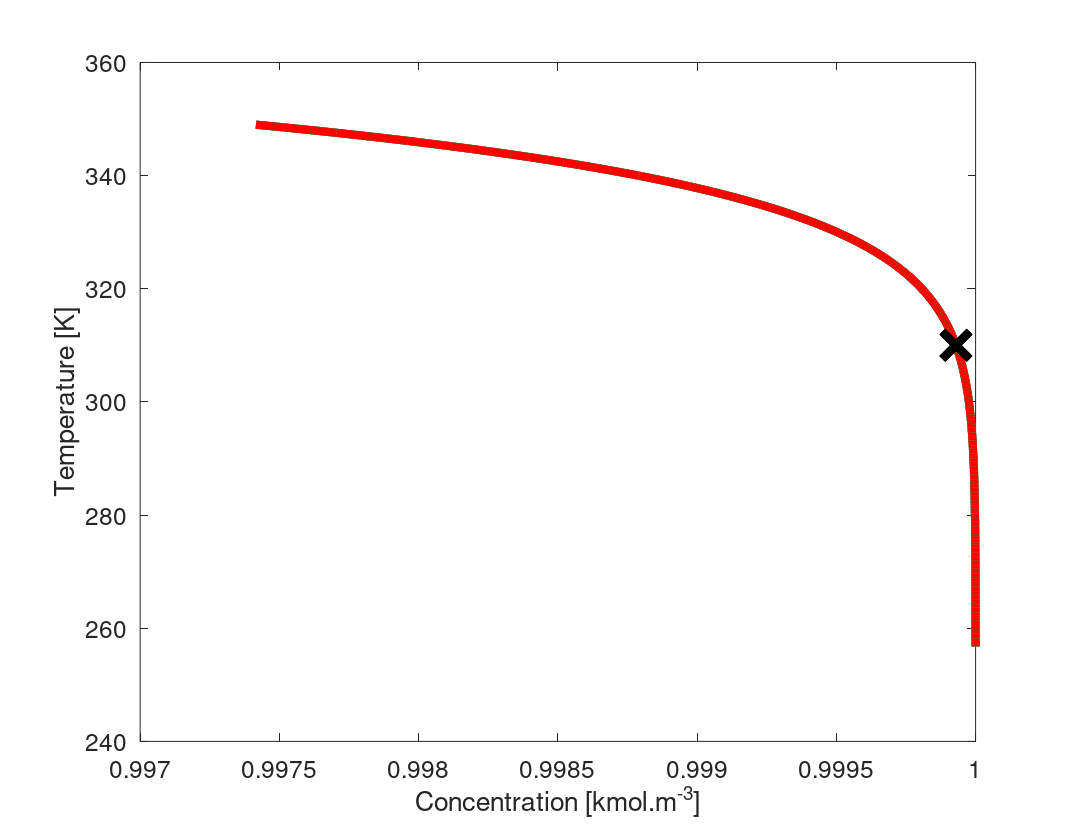

Here is the MATLAB script that generated this plot:
% Du reactor linearisation
clear all
close all
clc
format short
options = optimset('Display','off');

%% Specify the reactor parameters
V = 0.1; %m3 
R = 8.314; %kJ/kmol.K
CA0 = 1.0; %kmol/m3
TA0 = 310.0; %K
Q = 0.0; %kJ/min
dH = -4.78e4; %kJ/kmol
k0 = 72.0e8; %1/min
E = 8.314e4; %kJ/kmol
Cp = 0.239; %kJ/kgK
rho = 1000.0; %kg/m3
F = 100e-3; %m3/min
            
%% Critical points for different Q            
N = 200;
Qs = linspace(-1272.0, 920.0, N); % move in the range -22kW to 15 kW
xss1 = zeros(N, 2);
xss2 = zeros(N, 2);
xss3 = zeros(N, 2);

Q = Qs(1);
% x(1) = CA
% x(2) = TR
sys = @(t, x) [F/V*CA0 - (F/V + k0*exp(-E/(R*x(2))))*x(1);
                F/V*TA0 - F/V*x(2) - dH/(rho*Cp)*k0*exp(-E/(R*x(2)))*x(1)+Q/(rho*Cp*V)];

guess1 = [0.999, 289.];
guess2 = [0.418, 405.];
guess3 = [0.0115, 486.7];
[xss1t, ~] = fsolve(@(x) sys(1.0, x), guess1, options);
[xss2t, ~] = fsolve(@(x) sys(1.0, x), guess2, options);
[xss3t, ~] = fsolve(@(x) sys(1.0, x), guess3, options);
xss1(1, :) = xss1t;
xss2(1, :) = xss2t;
xss3(1, :) = xss3t;

for k=2:1:N
    Q = Qs(k);
    sys = @(t, x) [F/V*CA0 - (F/V + k0*exp(-E/(R*x(2))))*x(1);
                    F/V*TA0 - F/V*x(2) - dH/(rho*Cp)*k0*exp(-E/(R*x(2)))*x(1)+Q/(rho*Cp*V)];
    guess1 = xss1(k-1, :);
    guess2 = xss2(k-1, :);
    guess3 = xss3(k-1, :);
    [xss1t, ~] = fsolve(@(x) sys(1.0, x), guess1, options);
    [xss2t, ~] = fsolve(@(x) sys(1.0, x), guess2, options);
    [xss3t, ~] = fsolve(@(x) sys(1.0, x), guess3, options);
    xss1(k, :) = xss1t;
    xss2(k, :) = xss2t;
    xss3(k, :) = xss3t;
end

Q = 0.0;
sys = @(t, x) [F/V*CA0 - (F/V + k0*exp(-E/(R*x(2))))*x(1);
                F/V*TA0 - F/V*x(2) - dH/(rho*Cp)*k0*exp(-E/(R*x(2)))*x(1)+Q/(rho*Cp*V)];
guess1 = xss1(round(N/2), :);
guess2 = xss2(round(N/2), :);
guess3 = xss3(round(N/2), :);
[xss1_Q0, ~] = fsolve(@(x) sys(1.0, x), guess1, options);
[xss2_Q0, ~] = fsolve(@(x) sys(1.0, x), guess2, options);
[xss3_Q0, ~] = fsolve(@(x) sys(1.0, x), guess3, options);

%% Plot critical points for different Q
figure(1)
plot(xss1(:,1), xss1(:,2),'b','LineWidth',6)
hold on
plot(xss2(:,1), xss2(:,2),'g','LineWidth',6)
plot(xss3(:,1), xss3(:,2),'r','LineWidth',6)
plot(xss1_Q0(1), xss1_Q0(2),'kx','LineWidth',6,'MarkerSize', 20)
plot(xss2_Q0(1), xss2_Q0(2),'kx','LineWidth',6,'MarkerSize', 20)
plot(xss3_Q0(1), xss3_Q0(2),'kx','LineWidth',6,'MarkerSize', 20)
hold off
xlabel('Concentration [kmol.m^{-3}]','fontsize', 18)
ylabel('Temperature [K]','fontsize', 18)
set(gca,'fontsize', 18);
h=gcf;
set(h,'PaperOrientation','landscape');
set(h,'PaperUnits','normalized');
set(h,'PaperPosition', [0 0 1 1]);
print(gcf, '-dpdf', 'cstr_model_stat_points.pdf');

